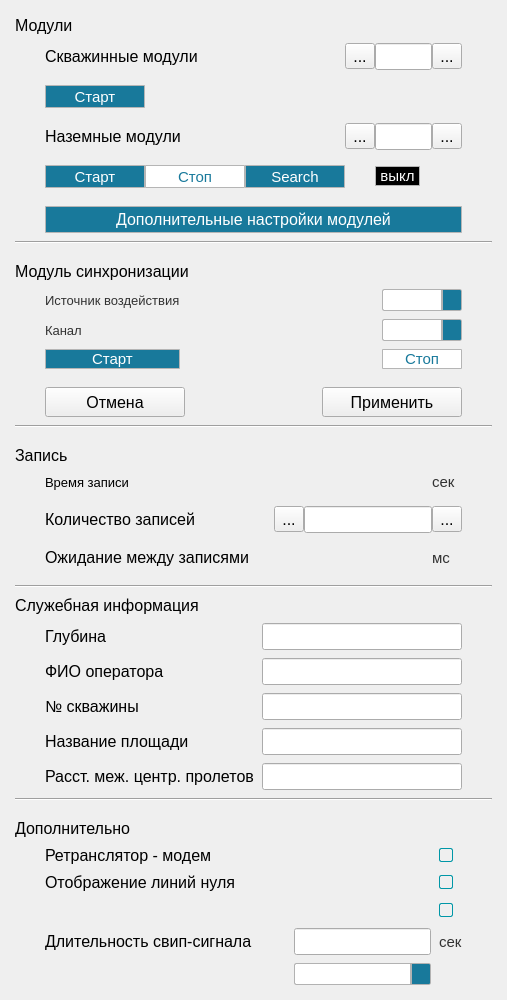
<?xml version="1.0" encoding="UTF-8"?>
<ui version="4.0">
 <class>Settings</class>
 <widget class="QWidget" name="Settings">
  <property name="windowModality">
   <enum>Qt::WindowModal</enum>
  </property>
  <property name="geometry">
   <rect>
    <x>0</x>
    <y>0</y>
    <width>507</width>
    <height>1000</height>
   </rect>
  </property>
  <property name="minimumSize">
   <size>
    <width>425</width>
    <height>1000</height>
   </size>
  </property>
  <property name="maximumSize">
   <size>
    <width>507</width>
    <height>1200</height>
   </size>
  </property>
  <property name="font">
   <font>
    <family>Arial</family>
    <pointsize>12</pointsize>
   </font>
  </property>
  <property name="contextMenuPolicy">
   <enum>Qt::ActionsContextMenu</enum>
  </property>
  <property name="windowTitle">
   <string>Настройки</string>
  </property>
  <property name="windowIcon">
   <iconset resource="../resources.qrc">
    <normaloff>:/resources/SettingsLogo.ico</normaloff>:/resources/SettingsLogo.ico</iconset>
  </property>
  <layout class="QVBoxLayout" name="verticalLayout_5">
   <property name="spacing">
    <number>8</number>
   </property>
   <property name="leftMargin">
    <number>15</number>
   </property>
   <property name="topMargin">
    <number>15</number>
   </property>
   <property name="rightMargin">
    <number>15</number>
   </property>
   <property name="bottomMargin">
    <number>15</number>
   </property>
   <item>
    <layout class="QVBoxLayout" name="verticalLayout" stretch="5,0,0,0,0,0,0,0,0,0,0,0,0,0,0,0,0,1">
     <item>
      <layout class="QVBoxLayout" name="verticalLayout_2">
       <item>
        <widget class="QLabel" name="label">
         <property name="minimumSize">
          <size>
           <width>0</width>
           <height>20</height>
          </size>
         </property>
         <property name="maximumSize">
          <size>
           <width>16777215</width>
           <height>20</height>
          </size>
         </property>
         <property name="text">
          <string>Модули</string>
         </property>
        </widget>
       </item>
       <item>
        <layout class="QGridLayout" name="gridLayout" columnstretch="0,0,0,0,0,0,0">
         <property name="leftMargin">
          <number>0</number>
         </property>
         <property name="horizontalSpacing">
          <number>0</number>
         </property>
         <property name="verticalSpacing">
          <number>15</number>
         </property>
         <item row="3" column="0">
          <spacer name="horizontalSpacer">
           <property name="orientation">
            <enum>Qt::Horizontal</enum>
           </property>
           <property name="sizeType">
            <enum>QSizePolicy::Fixed</enum>
           </property>
           <property name="sizeHint" stdset="0">
            <size>
             <width>30</width>
             <height>20</height>
            </size>
           </property>
          </spacer>
         </item>
         <item row="0" column="3">
          <widget class="QToolButton" name="toolButtonNumDnModMin">
           <property name="text">
            <string>...</string>
           </property>
          </widget>
         </item>
         <item row="2" column="1">
          <widget class="QPushButton" name="startDwnHoleButton">
           <property name="sizePolicy">
            <sizepolicy hsizetype="Minimum" vsizetype="Fixed">
             <horstretch>0</horstretch>
             <verstretch>0</verstretch>
            </sizepolicy>
           </property>
           <property name="minimumSize">
            <size>
             <width>100</width>
             <height>23</height>
            </size>
           </property>
           <property name="maximumSize">
            <size>
             <width>100</width>
             <height>16777215</height>
            </size>
           </property>
           <property name="font">
            <font>
             <family>Arial</family>
             <pointsize>11</pointsize>
             <weight>56</weight>
             <bold>false</bold>
            </font>
           </property>
           <property name="styleSheet">
            <string notr="true">#startDwnHoleButton{
background-color: #18799b;
color: #ffffff; border-width: 1px; 
border-style: solid; 
border-color: rgb(181,181,181); 
font-family: Arial;
font-size: 11pt; font-weight: 450; border-radius: 1;
}
#startDwnHoleButton:pressed{
background-color: #ffffff;
color: #18799b;
border-width: 1px; 
border-style: solid; 
border-color: rgb(181,181,181); 
font-family: Arial;
font-size: 11pt; font-weight: 450; border-radius: 1;
}

</string>
           </property>
           <property name="text">
            <string>Старт</string>
           </property>
          </widget>
         </item>
         <item row="4" column="1">
          <layout class="QHBoxLayout" name="horizontalLayout_3">
           <item>
            <widget class="QPushButton" name="startUpHoleButton">
             <property name="minimumSize">
              <size>
               <width>100</width>
               <height>23</height>
              </size>
             </property>
             <property name="maximumSize">
              <size>
               <width>100</width>
               <height>23</height>
              </size>
             </property>
             <property name="font">
              <font>
               <family>Arial</family>
               <pointsize>11</pointsize>
               <weight>56</weight>
               <bold>false</bold>
              </font>
             </property>
             <property name="styleSheet">
              <string notr="true">#startUpHoleButton{
background-color: #18799b;
color: #ffffff; border-width: 1px; 
border-style: solid; 
border-color: rgb(181,181,181); 
font-family: Arial;
font-size: 11pt; font-weight: 450; border-radius: 1;
}
#startUpHoleButton:pressed{
background-color: #ffffff;
color: #18799b;
border-width: 1px; 
border-style: solid; 
border-color: rgb(181,181,181); 
font-family: Arial;
font-size: 11pt; font-weight: 450; border-radius: 1;
}

</string>
             </property>
             <property name="text">
              <string>Старт</string>
             </property>
            </widget>
           </item>
           <item>
            <widget class="QPushButton" name="stopUpHoleButton">
             <property name="minimumSize">
              <size>
               <width>100</width>
               <height>23</height>
              </size>
             </property>
             <property name="maximumSize">
              <size>
               <width>100</width>
               <height>23</height>
              </size>
             </property>
             <property name="font">
              <font>
               <family>Arial</family>
               <pointsize>11</pointsize>
               <weight>56</weight>
               <bold>false</bold>
              </font>
             </property>
             <property name="styleSheet">
              <string notr="true">#stopUpHoleButton{
background-color: #ffffff;
color: #18799b; border-width: 1px; 
border-style: solid; 
border-color: rgb(181,181,181); 
font-family: Arial;
font-size: 11pt; font-weight: 450; border-radius: 1;
}
#stopUpHoleButton:pressed{
background-color: #18799b;
color: #ffffff;
border-width: 1px; 
border-style: solid; 
border-color: rgb(181,181,181); 
font-family: Arial;
font-size: 11pt; font-weight: 450; border-radius: 1;
}

</string>
             </property>
             <property name="text">
              <string>Стоп</string>
             </property>
            </widget>
           </item>
           <item>
            <widget class="QPushButton" name="pb_search_ground">
             <property name="sizePolicy">
              <sizepolicy hsizetype="Minimum" vsizetype="Fixed">
               <horstretch>0</horstretch>
               <verstretch>0</verstretch>
              </sizepolicy>
             </property>
             <property name="minimumSize">
              <size>
               <width>100</width>
               <height>23</height>
              </size>
             </property>
             <property name="maximumSize">
              <size>
               <width>100</width>
               <height>23</height>
              </size>
             </property>
             <property name="styleSheet">
              <string notr="true">#pb_search_ground{
background-color: #18799b;
color: #ffffff; border-width: 1px; 
border-style: solid; 
border-color: rgb(181,181,181); 
font-family: Arial;
font-size: 11pt; font-weight: 450; border-radius: 1;
}
#pb_search_ground:pressed{
background-color: #ffffff;
color: #18799b;
border-width: 1px; 
border-style: solid; 
border-color: rgb(181,181,181); 
font-family: Arial;
font-size: 11pt; font-weight: 450; border-radius: 1;
}

</string>
             </property>
             <property name="text">
              <string>Search</string>
             </property>
            </widget>
           </item>
          </layout>
         </item>
         <item row="3" column="3">
          <widget class="QToolButton" name="toolButtonNumWellsModMin">
           <property name="text">
            <string>...</string>
           </property>
          </widget>
         </item>
         <item row="3" column="4">
          <widget class="QLineEdit" name="lineEditNumWellsMod">
           <property name="maximumSize">
            <size>
             <width>100</width>
             <height>16777215</height>
            </size>
           </property>
          </widget>
         </item>
         <item row="4" column="4">
          <widget class="QPushButton" name="pushButton">
           <property name="minimumSize">
            <size>
             <width>45</width>
             <height>0</height>
            </size>
           </property>
           <property name="maximumSize">
            <size>
             <width>45</width>
             <height>16777215</height>
            </size>
           </property>
           <property name="styleSheet">
            <string notr="true">#pushButton{
background-color: #000000;
color: #ffffff; border-width: 1px; 
border-style: solid; 
border-color: rgb(181,181,181); 
font-family: Arial;
font-size: 11pt; font-weight: 450; border-radius: 1;
}
#pushButton:pressed{
background-color: #ffffff;
color:  #000000;
border-width: 1px; 
border-style: solid; 
border-color: rgb(181,181,181); 
font-family: Arial;
font-size: 11pt; font-weight: 450; border-radius: 1;
}

</string>
           </property>
           <property name="text">
            <string>выкл</string>
           </property>
          </widget>
         </item>
         <item row="0" column="4">
          <widget class="QLineEdit" name="lineEditNumDnMod">
           <property name="minimumSize">
            <size>
             <width>0</width>
             <height>0</height>
            </size>
           </property>
           <property name="maximumSize">
            <size>
             <width>100</width>
             <height>16777215</height>
            </size>
           </property>
           <property name="tabletTracking">
            <bool>false</bool>
           </property>
          </widget>
         </item>
         <item row="0" column="5">
          <widget class="QToolButton" name="toolButtonNumDnModPlus">
           <property name="text">
            <string>...</string>
           </property>
          </widget>
         </item>
         <item row="3" column="5">
          <widget class="QToolButton" name="toolButtonNumWellsModPlus">
           <property name="text">
            <string>...</string>
           </property>
          </widget>
         </item>
         <item row="3" column="1">
          <widget class="QLabel" name="labelNumWellsMod">
           <property name="text">
            <string>Наземные модули</string>
           </property>
          </widget>
         </item>
         <item row="0" column="1">
          <widget class="QLabel" name="labelNumDnMod">
           <property name="font">
            <font>
             <family>Arial</family>
             <pointsize>12</pointsize>
             <weight>50</weight>
             <bold>false</bold>
            </font>
           </property>
           <property name="styleSheet">
            <string notr="true"/>
           </property>
           <property name="text">
            <string>Скважинные модули</string>
           </property>
          </widget>
         </item>
         <item row="3" column="2">
          <spacer name="horizontalSpacer_8">
           <property name="orientation">
            <enum>Qt::Horizontal</enum>
           </property>
           <property name="sizeHint" stdset="0">
            <size>
             <width>40</width>
             <height>20</height>
            </size>
           </property>
          </spacer>
         </item>
         <item row="3" column="6">
          <spacer name="horizontalSpacer_4">
           <property name="orientation">
            <enum>Qt::Horizontal</enum>
           </property>
           <property name="sizeType">
            <enum>QSizePolicy::Fixed</enum>
           </property>
           <property name="sizeHint" stdset="0">
            <size>
             <width>30</width>
             <height>20</height>
            </size>
           </property>
          </spacer>
         </item>
        </layout>
       </item>
      </layout>
     </item>
     <item>
      <spacer name="verticalSpacer_2">
       <property name="orientation">
        <enum>Qt::Vertical</enum>
       </property>
       <property name="sizeType">
        <enum>QSizePolicy::Maximum</enum>
       </property>
       <property name="sizeHint" stdset="0">
        <size>
         <width>390</width>
         <height>13</height>
        </size>
       </property>
      </spacer>
     </item>
     <item>
      <layout class="QHBoxLayout" name="horizontalLayout_2">
       <item>
        <spacer name="horizontalSpacer_6">
         <property name="orientation">
          <enum>Qt::Horizontal</enum>
         </property>
         <property name="sizeType">
          <enum>QSizePolicy::Fixed</enum>
         </property>
         <property name="sizeHint" stdset="0">
          <size>
           <width>30</width>
           <height>20</height>
          </size>
         </property>
        </spacer>
       </item>
       <item>
        <widget class="QPushButton" name="extraSettingsButton">
         <property name="minimumSize">
          <size>
           <width>330</width>
           <height>27</height>
          </size>
         </property>
         <property name="styleSheet">
          <string notr="true">#extraSettingsButton{
background-color: #18799b;
color: #ffffff; border-width: 1px; 
border-style: solid; 
border-color: rgb(181,181,181); 
font-family: Arial;
font-size: 12pt; font-weight: 450; border-radius: 1;
}
#extraSettingsButton:pressed{
background-color: #ffffff;
color: #18799b;
border-width: 1px; 
border-style: solid; 
border-color: rgb(181,181,181); 
font-family: Arial;
font-size: 12pt; font-weight: 450; border-radius: 1;
}

</string>
         </property>
         <property name="text">
          <string>Дополнительные настройки модулей</string>
         </property>
        </widget>
       </item>
       <item>
        <spacer name="horizontalSpacer_12">
         <property name="orientation">
          <enum>Qt::Horizontal</enum>
         </property>
         <property name="sizeType">
          <enum>QSizePolicy::Fixed</enum>
         </property>
         <property name="sizeHint" stdset="0">
          <size>
           <width>30</width>
           <height>20</height>
          </size>
         </property>
        </spacer>
       </item>
      </layout>
     </item>
     <item>
      <widget class="Line" name="line">
       <property name="styleSheet">
        <string notr="true">
color: rgb(50, 50, 50);</string>
       </property>
       <property name="orientation">
        <enum>Qt::Horizontal</enum>
       </property>
      </widget>
     </item>
     <item>
      <spacer name="verticalSpacer_6">
       <property name="orientation">
        <enum>Qt::Vertical</enum>
       </property>
       <property name="sizeType">
        <enum>QSizePolicy::Maximum</enum>
       </property>
       <property name="sizeHint" stdset="0">
        <size>
         <width>390</width>
         <height>13</height>
        </size>
       </property>
      </spacer>
     </item>
     <item>
      <layout class="QVBoxLayout" name="verticalLayout_4">
       <item>
        <widget class="QLabel" name="label_3">
         <property name="text">
          <string>Модуль синхронизации</string>
         </property>
        </widget>
       </item>
       <item>
        <layout class="QGridLayout" name="gridLayout_5">
         <item row="0" column="1">
          <widget class="QLabel" name="labelCmd">
           <property name="minimumSize">
            <size>
             <width>60</width>
             <height>0</height>
            </size>
           </property>
           <property name="maximumSize">
            <size>
             <width>1600</width>
             <height>16777215</height>
            </size>
           </property>
           <property name="font">
            <font>
             <family>Arial</family>
             <pointsize>10</pointsize>
            </font>
           </property>
           <property name="styleSheet">
            <string notr="true">color: rgb(50, 50, 50);</string>
           </property>
           <property name="text">
            <string>Источник воздействия</string>
           </property>
          </widget>
         </item>
         <item row="0" column="0">
          <spacer name="horizontalSpacer_16">
           <property name="orientation">
            <enum>Qt::Horizontal</enum>
           </property>
           <property name="sizeType">
            <enum>QSizePolicy::Fixed</enum>
           </property>
           <property name="sizeHint" stdset="0">
            <size>
             <width>30</width>
             <height>20</height>
            </size>
           </property>
          </spacer>
         </item>
         <item row="1" column="1">
          <widget class="QLabel" name="labelChannel">
           <property name="minimumSize">
            <size>
             <width>60</width>
             <height>0</height>
            </size>
           </property>
           <property name="maximumSize">
            <size>
             <width>65</width>
             <height>16777215</height>
            </size>
           </property>
           <property name="font">
            <font>
             <family>Arial</family>
             <pointsize>10</pointsize>
            </font>
           </property>
           <property name="styleSheet">
            <string notr="true">color: rgb(50, 50, 50);</string>
           </property>
           <property name="text">
            <string>Канал</string>
           </property>
          </widget>
         </item>
         <item row="0" column="3">
          <widget class="QComboBox" name="comboBoxCMD">
           <property name="minimumSize">
            <size>
             <width>0</width>
             <height>0</height>
            </size>
           </property>
           <property name="font">
            <font>
             <family>Arial</family>
             <pointsize>11</pointsize>
            </font>
           </property>
           <property name="autoFillBackground">
            <bool>false</bool>
           </property>
           <property name="styleSheet">
            <string notr="true">QComboBox {
    border: 1px solid rgb(178,178,178);
    border-radius: 2px;
	font-style: Arial;
	font-size: 11pt;
	color: #18799b;
	background-color: #ffffff;
}

QComboBox:editable {
    background: #ffffff;
}

QComboBox:!editable, QComboBox::drop-down:editable {
     background: #ffffff;
}

QComboBox:!editable:on, QComboBox::drop-down:editable:on {
    background: qlineargradient(x1: 0, y1: 0, x2: 0, y2: 1,
                                stop: 0 #ffffff, stop: 0.4 #D8D8D8,
                                stop: 0.5 #DDDDDD, stop: 1.0 #E1E1E1);
}
/*QComboBox:on { /* shift the text when the popup opens */
/*    padding-top: 3px;
    padding-left: 6px;
}*/

QComboBox::drop-down:button{
	background-color: #18799b;
}

QComboBox::drop-down {
    subcontrol-origin: padding;
    subcontrol-position: top right;
    width: 18px;

    border-left-width: 2px;
    border-left-color:rgb(178,178,178);
    border-left-style: solid; /* just a single line */
    border-top-right-radius: 1px; /* same radius as the QComboBox */
    border-bottom-right-radius: 1px;
}

QComboBox::down-arrow:on { /* shift the arrow when popup is open */
    top: 1px;
    left: 1px;
}

QComboBox QAbstractItemView {
    selection-background-color: #18799b;
    selection-color: #ffffff;
	color: #18799b;
 	background-color: #ffffff;
    border: 1px solid rgb(178,178,178);
	margin-top: 0px;
    padding-bottom: 0px;
}</string>
           </property>
           <property name="duplicatesEnabled">
            <bool>false</bool>
           </property>
          </widget>
         </item>
         <item row="0" column="4">
          <spacer name="horizontalSpacer_17">
           <property name="orientation">
            <enum>Qt::Horizontal</enum>
           </property>
           <property name="sizeType">
            <enum>QSizePolicy::Fixed</enum>
           </property>
           <property name="sizeHint" stdset="0">
            <size>
             <width>30</width>
             <height>20</height>
            </size>
           </property>
          </spacer>
         </item>
         <item row="0" column="2">
          <spacer name="horizontalSpacer_5">
           <property name="orientation">
            <enum>Qt::Horizontal</enum>
           </property>
           <property name="sizeHint" stdset="0">
            <size>
             <width>40</width>
             <height>20</height>
            </size>
           </property>
          </spacer>
         </item>
         <item row="1" column="3">
          <widget class="QComboBox" name="comboBoxChannel">
           <property name="minimumSize">
            <size>
             <width>80</width>
             <height>0</height>
            </size>
           </property>
           <property name="font">
            <font>
             <family>Arial</family>
             <pointsize>11</pointsize>
            </font>
           </property>
           <property name="styleSheet">
            <string notr="true">QComboBox {
    border: 1px solid rgb(178,178,178);
    border-radius: 2px;
	font-style: Arial;
	font-size: 11pt;
	color: #18799b;
	background-color: #ffffff;
}

QComboBox:editable {
    background: #ffffff;
}

QComboBox:!editable, QComboBox::drop-down:editable {
     background: #ffffff;
}

QComboBox:!editable:on, QComboBox::drop-down:editable:on {
    background: qlineargradient(x1: 0, y1: 0, x2: 0, y2: 1,
                                stop: 0 #ffffff, stop: 0.4 #D8D8D8,
                                stop: 0.5 #DDDDDD, stop: 1.0 #E1E1E1);
}
/*QComboBox:on { /* shift the text when the popup opens */
/*    padding-top: 3px;
    padding-left: 6px;
}*/

QComboBox::drop-down:button{
	background-color: #18799b;
}

QComboBox::drop-down {
    subcontrol-origin: padding;
    subcontrol-position: top right;
    width: 18px;

    border-left-width: 2px;
    border-left-color:rgb(178,178,178);
    border-left-style: solid; /* just a single line */
    border-top-right-radius: 1px; /* same radius as the QComboBox */
    border-bottom-right-radius: 1px;
}

QComboBox::down-arrow:on { /* shift the arrow when popup is open */
    top: 1px;
    left: 1px;
}

QComboBox QAbstractItemView {
    selection-background-color: #18799b;
    selection-color: #ffffff;
	color: #18799b;
 	background-color: #ffffff;
    border: 1px solid rgb(178,178,178);
	margin-top: 0px;
    padding-bottom: 0px;
}</string>
           </property>
          </widget>
         </item>
         <item row="2" column="3">
          <widget class="QPushButton" name="buttonStopSync">
           <property name="styleSheet">
            <string notr="true">#buttonStopSync{
background-color: #ffffff;
color: #18799b; border-width: 1px; 
border-style: solid; 
border-color: rgb(181,181,181); 
font-family: Arial;
font-size: 11pt; font-weight: 450; border-radius: 1;
}
#buttonStopSync:pressed{
background-color: #18799b;
color: #ffffff;
border-width: 1px; 
border-style: solid; 
border-color: rgb(181,181,181); 
font-family: Arial;
font-size: 11pt; font-weight: 450; border-radius: 1;
}</string>
           </property>
           <property name="text">
            <string>Стоп</string>
           </property>
          </widget>
         </item>
         <item row="2" column="1">
          <widget class="QPushButton" name="startSyncButton">
           <property name="styleSheet">
            <string notr="true">#startSyncButton{
background-color: #18799b;
color: #ffffff; border-width: 1px; 
border-style: solid; 
border-color: rgb(181,181,181); 
font-family: Arial;
font-size: 11pt; font-weight: 450; border-radius: 1;
}
#startSyncButton:pressed{
background-color: #ffffff;
color: #18799b;
border-width: 1px; 
border-style: solid; 
border-color: rgb(181,181,181); 
font-family: Arial;
font-size: 11pt; font-weight: 450; border-radius: 1;
}

</string>
           </property>
           <property name="text">
            <string>Старт</string>
           </property>
          </widget>
         </item>
        </layout>
       </item>
      </layout>
     </item>
     <item>
      <spacer name="verticalSpacer_5">
       <property name="orientation">
        <enum>Qt::Vertical</enum>
       </property>
       <property name="sizeType">
        <enum>QSizePolicy::Maximum</enum>
       </property>
       <property name="sizeHint" stdset="0">
        <size>
         <width>390</width>
         <height>13</height>
        </size>
       </property>
      </spacer>
     </item>
     <item>
      <layout class="QHBoxLayout" name="horizontalLayout" stretch="1,2,1,0,1">
       <item>
        <spacer name="horizontalSpacer_2">
         <property name="orientation">
          <enum>Qt::Horizontal</enum>
         </property>
         <property name="sizeType">
          <enum>QSizePolicy::Fixed</enum>
         </property>
         <property name="sizeHint" stdset="0">
          <size>
           <width>30</width>
           <height>20</height>
          </size>
         </property>
        </spacer>
       </item>
       <item>
        <widget class="QPushButton" name="pushButton_2">
         <property name="minimumSize">
          <size>
           <width>140</width>
           <height>30</height>
          </size>
         </property>
         <property name="maximumSize">
          <size>
           <width>140</width>
           <height>30</height>
          </size>
         </property>
         <property name="text">
          <string>Отмена</string>
         </property>
        </widget>
       </item>
       <item>
        <spacer name="horizontalSpacer_9">
         <property name="orientation">
          <enum>Qt::Horizontal</enum>
         </property>
         <property name="sizeHint" stdset="0">
          <size>
           <width>40</width>
           <height>20</height>
          </size>
         </property>
        </spacer>
       </item>
       <item>
        <widget class="QPushButton" name="pushButton_3">
         <property name="minimumSize">
          <size>
           <width>140</width>
           <height>30</height>
          </size>
         </property>
         <property name="maximumSize">
          <size>
           <width>140</width>
           <height>30</height>
          </size>
         </property>
         <property name="text">
          <string>Применить</string>
         </property>
        </widget>
       </item>
       <item>
        <spacer name="horizontalSpacer_3">
         <property name="orientation">
          <enum>Qt::Horizontal</enum>
         </property>
         <property name="sizeType">
          <enum>QSizePolicy::Fixed</enum>
         </property>
         <property name="sizeHint" stdset="0">
          <size>
           <width>30</width>
           <height>20</height>
          </size>
         </property>
        </spacer>
       </item>
      </layout>
     </item>
     <item>
      <widget class="Line" name="line_2">
       <property name="orientation">
        <enum>Qt::Horizontal</enum>
       </property>
      </widget>
     </item>
     <item>
      <spacer name="verticalSpacer_9">
       <property name="orientation">
        <enum>Qt::Vertical</enum>
       </property>
       <property name="sizeType">
        <enum>QSizePolicy::Maximum</enum>
       </property>
       <property name="sizeHint" stdset="0">
        <size>
         <width>390</width>
         <height>13</height>
        </size>
       </property>
      </spacer>
     </item>
     <item>
      <layout class="QVBoxLayout" name="verticalLayout_3">
       <item>
        <widget class="QLabel" name="label_2">
         <property name="text">
          <string>Запись</string>
         </property>
        </widget>
       </item>
       <item>
        <layout class="QGridLayout" name="gridLayout_4">
         <property name="horizontalSpacing">
          <number>0</number>
         </property>
         <property name="verticalSpacing">
          <number>15</number>
         </property>
         <item row="0" column="1">
          <widget class="QLabel" name="labelTimeRecord">
           <property name="sizePolicy">
            <sizepolicy hsizetype="Preferred" vsizetype="Preferred">
             <horstretch>0</horstretch>
             <verstretch>0</verstretch>
            </sizepolicy>
           </property>
           <property name="font">
            <font>
             <family>Arial</family>
             <pointsize>10</pointsize>
            </font>
           </property>
           <property name="text">
            <string>Время записи</string>
           </property>
          </widget>
         </item>
         <item row="1" column="1">
          <widget class="QLabel" name="labelCountRecord">
           <property name="layoutDirection">
            <enum>Qt::LeftToRight</enum>
           </property>
           <property name="text">
            <string>Количество записей</string>
           </property>
          </widget>
         </item>
         <item row="2" column="1">
          <widget class="QLabel" name="labelTimeWaiting">
           <property name="text">
            <string>Ожидание между записями</string>
           </property>
          </widget>
         </item>
         <item row="1" column="3">
          <widget class="QToolButton" name="toolButtonCountRecordMin">
           <property name="text">
            <string>...</string>
           </property>
          </widget>
         </item>
         <item row="1" column="5">
          <widget class="QToolButton" name="toolButtonCountRecordPlus">
           <property name="text">
            <string>...</string>
           </property>
          </widget>
         </item>
         <item row="1" column="6">
          <spacer name="horizontalSpacer_14">
           <property name="orientation">
            <enum>Qt::Horizontal</enum>
           </property>
           <property name="sizeType">
            <enum>QSizePolicy::Fixed</enum>
           </property>
           <property name="sizeHint" stdset="0">
            <size>
             <width>30</width>
             <height>20</height>
            </size>
           </property>
          </spacer>
         </item>
         <item row="0" column="5">
          <widget class="QLabel" name="labelTime1">
           <property name="sizePolicy">
            <sizepolicy hsizetype="Minimum" vsizetype="Preferred">
             <horstretch>0</horstretch>
             <verstretch>0</verstretch>
            </sizepolicy>
           </property>
           <property name="font">
            <font>
             <family>Arial</family>
             <pointsize>11</pointsize>
            </font>
           </property>
           <property name="styleSheet">
            <string notr="true">color: rgb(50, 50, 50);</string>
           </property>
           <property name="text">
            <string>cек</string>
           </property>
          </widget>
         </item>
         <item row="1" column="4">
          <widget class="QLineEdit" name="lineEditCountRecord"/>
         </item>
         <item row="1" column="0">
          <spacer name="horizontalSpacer_13">
           <property name="orientation">
            <enum>Qt::Horizontal</enum>
           </property>
           <property name="sizeType">
            <enum>QSizePolicy::Fixed</enum>
           </property>
           <property name="sizeHint" stdset="0">
            <size>
             <width>30</width>
             <height>20</height>
            </size>
           </property>
          </spacer>
         </item>
         <item row="2" column="5">
          <widget class="QLabel" name="labelTime2">
           <property name="font">
            <font>
             <family>Arial</family>
             <pointsize>11</pointsize>
            </font>
           </property>
           <property name="styleSheet">
            <string notr="true">color: rgb(50, 50, 50);</string>
           </property>
           <property name="text">
            <string>мс</string>
           </property>
          </widget>
         </item>
         <item row="1" column="2">
          <spacer name="horizontalSpacer_15">
           <property name="orientation">
            <enum>Qt::Horizontal</enum>
           </property>
           <property name="sizeHint" stdset="0">
            <size>
             <width>40</width>
             <height>20</height>
            </size>
           </property>
          </spacer>
         </item>
        </layout>
       </item>
      </layout>
     </item>
     <item>
      <spacer name="verticalSpacer_3">
       <property name="orientation">
        <enum>Qt::Vertical</enum>
       </property>
       <property name="sizeType">
        <enum>QSizePolicy::Maximum</enum>
       </property>
       <property name="sizeHint" stdset="0">
        <size>
         <width>390</width>
         <height>13</height>
        </size>
       </property>
      </spacer>
     </item>
     <item>
      <widget class="Line" name="line_4">
       <property name="orientation">
        <enum>Qt::Horizontal</enum>
       </property>
      </widget>
     </item>
     <item>
      <layout class="QVBoxLayout" name="verticalLayout_7">
       <item>
        <widget class="QLabel" name="labelServiceInfo">
         <property name="text">
          <string>Служебная информация</string>
         </property>
        </widget>
       </item>
       <item>
        <layout class="QGridLayout" name="gridLayout_3">
         <item row="1" column="1">
          <widget class="QLabel" name="labelOperator">
           <property name="text">
            <string>ФИО оператора</string>
           </property>
          </widget>
         </item>
         <item row="3" column="2">
          <widget class="QLineEdit" name="lineEditNameArea"/>
         </item>
         <item row="3" column="1">
          <widget class="QLabel" name="labelNameArea">
           <property name="text">
            <string>Название площади</string>
           </property>
          </widget>
         </item>
         <item row="0" column="2">
          <widget class="QLineEdit" name="lineEditDepth"/>
         </item>
         <item row="2" column="1">
          <widget class="QLabel" name="labelNumHole">
           <property name="text">
            <string>№ скважины</string>
           </property>
          </widget>
         </item>
         <item row="0" column="1">
          <widget class="QLabel" name="labelDepth">
           <property name="text">
            <string>Глубина</string>
           </property>
          </widget>
         </item>
         <item row="1" column="2">
          <widget class="QLineEdit" name="lineEditOperator"/>
         </item>
         <item row="2" column="2">
          <widget class="QLineEdit" name="lineEditNumHole"/>
         </item>
         <item row="2" column="0">
          <spacer name="horizontalSpacer_18">
           <property name="orientation">
            <enum>Qt::Horizontal</enum>
           </property>
           <property name="sizeType">
            <enum>QSizePolicy::Fixed</enum>
           </property>
           <property name="sizeHint" stdset="0">
            <size>
             <width>30</width>
             <height>20</height>
            </size>
           </property>
          </spacer>
         </item>
         <item row="1" column="3">
          <spacer name="horizontalSpacer_19">
           <property name="orientation">
            <enum>Qt::Horizontal</enum>
           </property>
           <property name="sizeType">
            <enum>QSizePolicy::Fixed</enum>
           </property>
           <property name="sizeHint" stdset="0">
            <size>
             <width>30</width>
             <height>20</height>
            </size>
           </property>
          </spacer>
         </item>
         <item row="4" column="1">
          <widget class="QLabel" name="labelDistBtwDevices">
           <property name="text">
            <string>Расст. меж. центр. пролетов</string>
           </property>
          </widget>
         </item>
         <item row="4" column="2">
          <widget class="QLineEdit" name="lineEditDistBtwDevices"/>
         </item>
        </layout>
       </item>
      </layout>
     </item>
     <item>
      <widget class="Line" name="line_3">
       <property name="orientation">
        <enum>Qt::Horizontal</enum>
       </property>
      </widget>
     </item>
     <item>
      <spacer name="verticalSpacer_4">
       <property name="orientation">
        <enum>Qt::Vertical</enum>
       </property>
       <property name="sizeType">
        <enum>QSizePolicy::Maximum</enum>
       </property>
       <property name="sizeHint" stdset="0">
        <size>
         <width>390</width>
         <height>13</height>
        </size>
       </property>
      </spacer>
     </item>
     <item>
      <layout class="QVBoxLayout" name="verticalLayout_6">
       <item>
        <widget class="QLabel" name="labelCorr">
         <property name="text">
          <string>Дополнительно</string>
         </property>
        </widget>
       </item>
       <item>
        <layout class="QGridLayout" name="gridLayout_2">
         <item row="2" column="2">
          <spacer name="horizontalSpacer_7">
           <property name="orientation">
            <enum>Qt::Horizontal</enum>
           </property>
           <property name="sizeHint" stdset="0">
            <size>
             <width>40</width>
             <height>20</height>
            </size>
           </property>
          </spacer>
         </item>
         <item row="2" column="0">
          <spacer name="horizontalSpacer_6">
           <property name="orientation">
            <enum>Qt::Horizontal</enum>
           </property>
           <property name="sizeType">
            <enum>QSizePolicy::Fixed</enum>
           </property>
           <property name="sizeHint" stdset="0">
            <size>
             <width>30</width>
             <height>20</height>
            </size>
           </property>
          </spacer>
         </item>
         <item row="3" column="5">
          <spacer name="horizontalSpacer_10">
           <property name="orientation">
            <enum>Qt::Horizontal</enum>
           </property>
           <property name="sizeType">
            <enum>QSizePolicy::Fixed</enum>
           </property>
           <property name="sizeHint" stdset="0">
            <size>
             <width>30</width>
             <height>20</height>
            </size>
           </property>
          </spacer>
         </item>
         <item row="1" column="1">
          <widget class="QLabel" name="labelZeroLines">
           <property name="text">
            <string>Отображение линий нуля</string>
           </property>
          </widget>
         </item>
         <item row="4" column="3">
          <widget class="QComboBox" name="comboBoxCorDraw">
           <property name="styleSheet">
            <string notr="true">QComboBox {
    border: 1px solid rgb(178,178,178);
    border-radius: 2px;
	font-style: Arial;
	font-size: 11pt;
	color: #18799b;
	background-color: #ffffff;
}

QComboBox:editable {
    background: #ffffff;
}

QComboBox:!editable, QComboBox::drop-down:editable {
     background: #ffffff;
}

QComboBox:!editable:on, QComboBox::drop-down:editable:on {
    background: qlineargradient(x1: 0, y1: 0, x2: 0, y2: 1,
                                stop: 0 #ffffff, stop: 0.4 #D8D8D8,
                                stop: 0.5 #DDDDDD, stop: 1.0 #E1E1E1);
}
/*QComboBox:on { /* shift the text when the popup opens */
/*    padding-top: 3px;
    padding-left: 6px;
}*/

QComboBox::drop-down:button{
	background-color: #18799b;
}

QComboBox::drop-down {
    subcontrol-origin: padding;
    subcontrol-position: top right;
    width: 18px;

    border-left-width: 2px;
    border-left-color:rgb(178,178,178);
    border-left-style: solid; /* just a single line */
    border-top-right-radius: 1px; /* same radius as the QComboBox */
    border-bottom-right-radius: 1px;
}

QComboBox::down-arrow:on { /* shift the arrow when popup is open */
    top: 1px;
    left: 1px;
}

QComboBox QAbstractItemView {
    selection-background-color: #18799b;
    selection-color: #ffffff;
	color: #18799b;
 	background-color: #ffffff;
    border: 1px solid rgb(178,178,178);
	margin-top: 0px;
    padding-bottom: 0px;
}</string>
           </property>
          </widget>
         </item>
         <item row="1" column="4">
          <widget class="QCheckBox" name="checkBoxZeroLines">
           <property name="styleSheet">
            <string notr="true">QCheckBox::indicator {
 border: 1px solid rgb(0, 151, 167);
 border-radius:2px;
background: none;}
QCheckBox::indicator:checked{
color: rgb(53, 53, 53);
background-color:rgb(0, 151, 167);}</string>
           </property>
           <property name="text">
            <string/>
           </property>
          </widget>
         </item>
         <item row="3" column="1">
          <widget class="QLabel" name="labelCorSave">
           <property name="text">
            <string>Длительность свип-сигнала</string>
           </property>
          </widget>
         </item>
         <item row="3" column="3">
          <widget class="QLineEdit" name="lineSwipLen"/>
         </item>
         <item row="3" column="4">
          <widget class="QLabel" name="labelSwipTime">
           <property name="font">
            <font>
             <family>Arial</family>
             <pointsize>11</pointsize>
            </font>
           </property>
           <property name="styleSheet">
            <string notr="true">color: rgb(50, 50, 50);</string>
           </property>
           <property name="text">
            <string>cек</string>
           </property>
          </widget>
         </item>
         <item row="2" column="4">
          <widget class="QCheckBox" name="checkBoxSaveMod">
           <property name="styleSheet">
            <string notr="true">QCheckBox::indicator {
 border: 1px solid rgb(0, 151, 167);
 border-radius:2px;
background: none;}
QCheckBox::indicator:checked{
color: rgb(53, 53, 53);
background-color:rgb(0, 151, 167);}</string>
           </property>
           <property name="text">
            <string/>
           </property>
          </widget>
         </item>
         <item row="0" column="1">
          <widget class="QLabel" name="labelModem">
           <property name="text">
            <string>Ретранслятор - модем</string>
           </property>
          </widget>
         </item>
         <item row="0" column="4">
          <widget class="QCheckBox" name="checkBoxModem">
           <property name="styleSheet">
            <string notr="true">QCheckBox::indicator {
 border: 1px solid rgb(0, 151, 167);
 border-radius:2px;
background: none;}
QCheckBox::indicator:checked{
color: rgb(53, 53, 53);
background-color:rgb(0, 151, 167);}</string>
           </property>
           <property name="text">
            <string/>
           </property>
          </widget>
         </item>
        </layout>
       </item>
      </layout>
     </item>
     <item>
      <spacer name="verticalSpacer_8">
       <property name="orientation">
        <enum>Qt::Vertical</enum>
       </property>
       <property name="sizeHint" stdset="0">
        <size>
         <width>20</width>
         <height>40</height>
        </size>
       </property>
      </spacer>
     </item>
    </layout>
   </item>
   <item>
    <spacer name="verticalSpacer">
     <property name="orientation">
      <enum>Qt::Vertical</enum>
     </property>
     <property name="sizeType">
      <enum>QSizePolicy::Maximum</enum>
     </property>
     <property name="sizeHint" stdset="0">
      <size>
       <width>20</width>
       <height>20</height>
      </size>
     </property>
    </spacer>
   </item>
  </layout>
 </widget>
 <resources>
  <include location="../resources.qrc"/>
 </resources>
 <connections/>
</ui>
